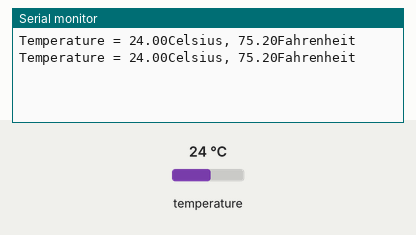
Simulated run of this sketch. Board: Arduino Mega 2560, built with avr-gcc and run on an emulated ATmega2560. Parts: the last lines printed to the serial monitor. Inputs (shaded band) come from the test bench; at power-on: temperature 24 °C.

Above: at 4.1 s.
4.2 s: temperature set to 12 °C
At 7.0 s:
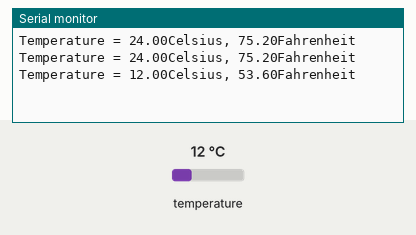
7.7 s: temperature set to 19 °C
At 10.1 s:
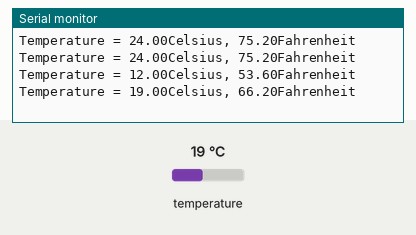
Timing chart, 0 to 11.6 s (numbered marks = the images above; inputs shaded):
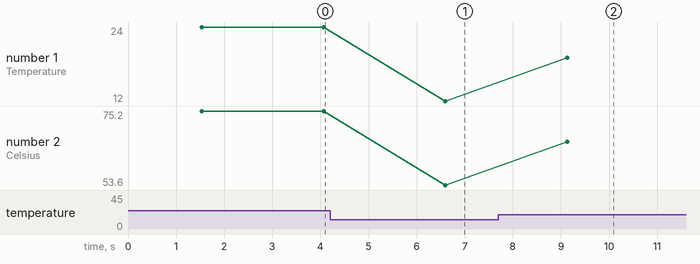

The sketch:

Temperature.ino
```cpp
#include "Temperature.h"

OneWire  ds(47);

void setup(void) {
}

void loop(void) {
  float celsius, fahrenheit;
  ds.reset();
  TemperatureSensor temp;
  celsius =   temp.celsiusTemperature();
  fahrenheit = temp.fahrenheitTemperature();
  Serial.print("Temperature = ");
  Serial.print(celsius);
  Serial.print("Celsius, ");
  Serial.print(fahrenheit);
  Serial.println("Fahrenheit");
  delay(1000);

}
```

Temperature.cpp
```cpp
#include "Temperature.h"

#define DATA_PIN_NUMBER 47

OneWire onewire(DATA_PIN_NUMBER);

DallasTemperature sensor(&onewire);

TemperatureSensor::TemperatureSensor()
{
    Serial.begin(9600);
    sensor.begin();
}
float TemperatureSensor::celsiusTemperature()
{
    sensor.requestTemperatures();
    this->Temperature = sensor.getTempCByIndex(0);
    return Temperature;
}

float TemperatureSensor::fahrenheitTemperature()
{
    sensor.requestTemperatures();
    this->Ftemperature = (this->Temperature * 1.8) + 32.0;
    return Ftemperature;
}
```

Temperature.h
```cpp
#pragma once
#include <Arduino.h>
#include <OneWire.h>
#include <DallasTemperature.h>

class TemperatureSensor {
private:
    float Temperature;
    float Ftemperature;

public:
    TemperatureSensor();
    float celsiusTemperature();
    float fahrenheitTemperature();
};
```

Measured:
- after the input at 4.2 s, the serial monitor: prints a new line after 2.4 s (image 1)
- after the input at 7.7 s, the serial monitor: prints a new line after 1.4 s (image 2)
- plotted number 1: 24 → 12 after the input at 4.2 s, 12 → 19 after the input at 7.7 s
- plotted number 2: 75.2 → 53.6 after the input at 4.2 s, 53.6 → 66.2 after the input at 7.7 s
